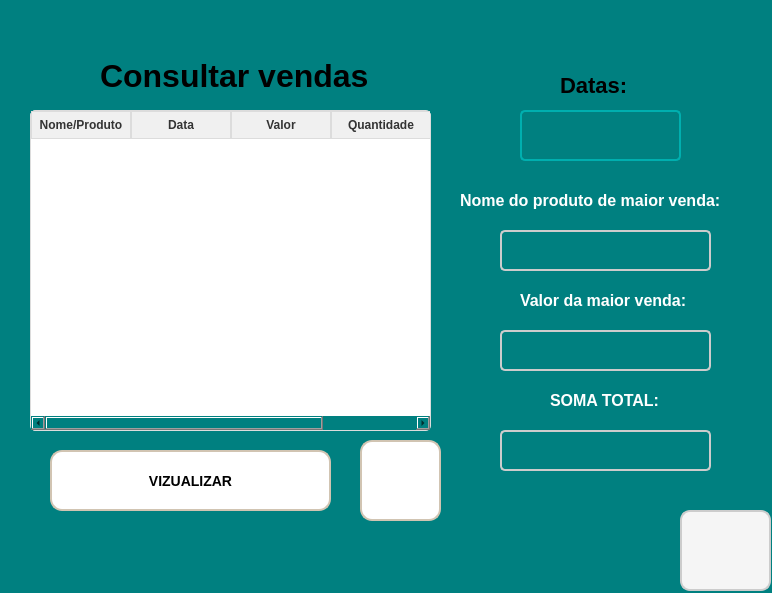
<?xml version="1.0" encoding="UTF-8"?>
<ui version="4.0">
 <class>Frm_VendasDiarias</class>
 <widget class="QWidget" name="Frm_VendasDiarias">
  <property name="geometry">
   <rect>
    <x>0</x>
    <y>0</y>
    <width>772</width>
    <height>593</height>
   </rect>
  </property>
  <property name="windowTitle">
   <string>Form</string>
  </property>
  <property name="styleSheet">
   <string notr="true">QWidget {
    background-color: #008080;
    border-radius: 8px;
}</string>
  </property>
  <widget class="QLabel" name="labe_Lucros">
   <property name="geometry">
    <rect>
     <x>100</x>
     <y>60</y>
     <width>281</width>
     <height>31</height>
    </rect>
   </property>
   <property name="styleSheet">
    <string notr="true">QLabel {
    font-size: 32px;
    color: #000000;
    font-weight: bold;
    text-shadow: 1px 1px 2px rgba(0, 0, 0, 0.4);
}
</string>
   </property>
   <property name="text">
    <string>Consultar vendas</string>
   </property>
  </widget>
  <widget class="QPushButton" name="btn_Visualizar">
   <property name="geometry">
    <rect>
     <x>50</x>
     <y>450</y>
     <width>281</width>
     <height>61</height>
    </rect>
   </property>
   <property name="styleSheet">
    <string notr="true">QPushButton {
    background-color: #ffffff;
    border: 2px solid #d1c4b2;
    border-radius: 12px;
    color: #000000;
    font-size: 14px;
    font-weight: bold;
    padding: 10px 16px;
    background-repeat: no-repeat;
    background-position: center;
    transition: all 0.3s ease;
}

QPushButton:hover {
    background-color: #f2ebe0;
    border-color: #c4b49e;
}

QPushButton:pressed {
    background-color: #e8dfcf; 
    border-color: #b39b8d; 
    padding-left: 12px; 
    padding-top: 4px;
}</string>
   </property>
   <property name="text">
    <string>VIZUALIZAR</string>
   </property>
  </widget>
  <widget class="QPushButton" name="btn_voltar">
   <property name="geometry">
    <rect>
     <x>680</x>
     <y>510</y>
     <width>91</width>
     <height>81</height>
    </rect>
   </property>
   <property name="styleSheet">
    <string notr="true">QPushButton{
    background-color: #f5f5f5; 
    border: 2px solid #cccccc;
    border-radius: 10px; 
    padding: 10px; 
    color: #333333; 
    font-size: 14px; 
	background-image:url(:/icon_volt/retornar.png);
    background-repeat: no-repeat; 
    background-position: center;
	transition: all 0.3s ease;
}
QPushButton:hover{
    background-color: #e0e0e0; 
    border-color: #aaaaaa;
	transform: scale(1.05); 
}
QPushButton:pressed{
	background-color: #d6d6d6;
	border-color: #888888;
	transform: scale(0.95);
}</string>
   </property>
   <property name="text">
    <string/>
   </property>
  </widget>
  <widget class="QComboBox" name="comboBox">
   <property name="geometry">
    <rect>
     <x>520</x>
     <y>110</y>
     <width>161</width>
     <height>51</height>
    </rect>
   </property>
   <property name="styleSheet">
    <string notr="true">QComboBox {
    background-color: #008080;
    color: #FFFFFF;
    border: 2px solid #00AFAF;
    border-radius: 5px;
    padding: 5px;
    font-size: 14px;
}

QComboBox:hover {
    border: 2px solid #00D7D7;
}

QComboBox::drop-down {
    border: none;
    background: transparent;
}

QComboBox::down-arrow {
    image: url(imagens/seta-baixo.png);
    width: 12px;
    height: 12px;
}

QComboBox QAbstractItemView {
    background-color: #007070;
    border: 1px solid #00AFAF;
    selection-background-color: #00D7D7;
    selection-color: #FFFFFF;
}

/* Barra de rolagem */
QScrollBar:vertical {
    border: none;
    background: #005F5F;
    width: 8px;
    margin: 2px 2px 2px 2px;
    border-radius: 4px;
}

QScrollBar::handle:vertical {
    background: #00AFAF;
    min-height: 20px;
    border-radius: 4px;
}

QScrollBar::handle:vertical:hover {
    background: #00D7D7;
}

QScrollBar::sub-line:vertical,
QScrollBar::add-line:vertical {
    background: none;
    height: 0px;
}</string>
   </property>
  </widget>
  <widget class="QLabel" name="labe_Lucros_2">
   <property name="geometry">
    <rect>
     <x>560</x>
     <y>70</y>
     <width>71</width>
     <height>31</height>
    </rect>
   </property>
   <property name="styleSheet">
    <string notr="true">QLabel {
    font-size: 22px;
    color: #000000;
    font-weight: bold;
    text-shadow: 1px 1px 2px rgba(0, 0, 0, 0.4);
}
</string>
   </property>
   <property name="text">
    <string>Datas:</string>
   </property>
  </widget>
  <widget class="QTableWidget" name="tableWidget">
   <property name="geometry">
    <rect>
     <x>30</x>
     <y>110</y>
     <width>401</width>
     <height>321</height>
    </rect>
   </property>
   <property name="styleSheet">
    <string notr="true">QTableWidget, QTableView {
    border: 1px solid #dcdcdc; 
    border-radius: 5px; 
    gridline-color: #dcdcdc; 
    background-color: #ffffff; 
    font-size: 14px; 
    color: #333333; 
}

QHeaderView::section {
    background-color: #f0f0f0; 
    color: #333333;
    font-weight: bold; 
    border: 1px solid #dcdcdc; 
    padding: 4px; 
}

QTableWidget::item:selected, QTableView::item:selected {
    background-color: #b3d9ff; 
    color: #000000;
}

QTableCornerButton::section {
    background-color: #f0f0f0; 
    border: 1px solid #dcdcdc;
}

QScrollBar:vertical {
    background: #f0f0f0;
    width: 12px; 
    margin: 2px 0 2px 0; 
    border: none; 
}

QScrollBar::handle:vertical {
    background: #b0bec5; 
    min-height: 20px; 
    border-radius: 6px; 
}

QScrollBar::handle:vertical:hover {
    background: #90a4ae; 
}

QScrollBar::add-line:vertical, QScrollBar::sub-line:vertical {
    background: none; 
    height: 0px; 
}

QScrollBar::add-page:vertical, QScrollBar::sub-page:vertical {
    background: none; 
}

QScrollBar:horizontal {
    background: #f0f0f0; 
    height: 12px; 
    margin: 0 2px 0 2px; 
    border: none;
}

QScrollBar::handle:horizontal {
    background: #b0bec5;
    min-width: 20px; 
    border-radius: 6px;
}

QScrollBar::handle:horizontal:hover {
    background: #90a4ae; 
}

QScrollBar::add-line:horizontal, QScrollBar::sub-line:horizontal {
    background: none;
    width: 0px;
}

QScrollBar::add-page:horizontal, QScrollBar::sub-page:horizontal {
    background: none;
}
</string>
   </property>
   <column>
    <property name="text">
     <string>Nome/Produto</string>
    </property>
   </column>
   <column>
    <property name="text">
     <string>Data</string>
    </property>
   </column>
   <column>
    <property name="text">
     <string>Valor</string>
    </property>
   </column>
   <column>
    <property name="text">
     <string>Quantidade</string>
    </property>
   </column>
  </widget>
  <widget class="QPushButton" name="btn_consul">
   <property name="geometry">
    <rect>
     <x>360</x>
     <y>440</y>
     <width>81</width>
     <height>81</height>
    </rect>
   </property>
   <property name="styleSheet">
    <string notr="true">QPushButton {
    background-color: #ffffff; 
    border: 2px solid #d1c4b2; 
    border-radius: 12px; 
    color: #5a5a5a;
    font-size: 14px;
    font-weight: bold;
    padding: 10px 16px; 
    background-image:url(:/icon_consultar/consultar.png);
    background-repeat: no-repeat;
    background-position: center;
    transition: all 0.3s ease;
}

QPushButton:hover {
    background-color: #f2ebe0;
    border-color: #c4b49e;
}

QPushButton:pressed {
    background-color: #e8dfcf;
    border-color: #b39b8d;
    padding-left: 12px;
    padding-top: 4px;
}</string>
   </property>
   <property name="text">
    <string/>
   </property>
  </widget>
  <widget class="QLineEdit" name="txt_nome">
   <property name="enabled">
    <bool>false</bool>
   </property>
   <property name="geometry">
    <rect>
     <x>500</x>
     <y>230</y>
     <width>211</width>
     <height>41</height>
    </rect>
   </property>
   <property name="styleSheet">
    <string notr="true">QLineEdit {
    border: 2px solid #cccccc;
	color: #000000;
    border-radius: 5px; 
    padding: 6px; 
    font-size: 14px; 
    background-color: ;
    transition: all 0.3s ease;
}

QLineEdit:hover {
    border: 2px solid #3f51b5; 
    background-color: #f5f5f5; 
}
</string>
   </property>
   <property name="text">
    <string/>
   </property>
  </widget>
  <widget class="QLabel" name="lbl_nome">
   <property name="geometry">
    <rect>
     <x>460</x>
     <y>190</y>
     <width>281</width>
     <height>21</height>
    </rect>
   </property>
   <property name="styleSheet">
    <string notr="true">QLabel {
    font-size: 16px;
    color: #FFFFFF;
    font-weight: bold;
    text-shadow: 1px 1px 2px rgba(0, 0, 0, 0.4);
}
</string>
   </property>
   <property name="text">
    <string>Nome do produto de maior venda:</string>
   </property>
  </widget>
  <widget class="QLineEdit" name="txt_nome_2">
   <property name="enabled">
    <bool>false</bool>
   </property>
   <property name="geometry">
    <rect>
     <x>500</x>
     <y>330</y>
     <width>211</width>
     <height>41</height>
    </rect>
   </property>
   <property name="styleSheet">
    <string notr="true">QLineEdit {
    border: 2px solid #cccccc;
	color: #000000;
    border-radius: 5px; 
    padding: 6px; 
    font-size: 14px; 
    background-color: ;
    transition: all 0.3s ease;
}

QLineEdit:hover {
    border: 2px solid #3f51b5; 
    background-color: #f5f5f5; 
}
</string>
   </property>
   <property name="text">
    <string/>
   </property>
  </widget>
  <widget class="QLabel" name="lbl_nome_2">
   <property name="geometry">
    <rect>
     <x>520</x>
     <y>290</y>
     <width>181</width>
     <height>21</height>
    </rect>
   </property>
   <property name="styleSheet">
    <string notr="true">QLabel {
    font-size: 16px;
    color: #FFFFFF;
    font-weight: bold;
    text-shadow: 1px 1px 2px rgba(0, 0, 0, 0.4);
}
</string>
   </property>
   <property name="text">
    <string>Valor da maior venda:</string>
   </property>
  </widget>
  <widget class="QLineEdit" name="txt_nome_3">
   <property name="enabled">
    <bool>false</bool>
   </property>
   <property name="geometry">
    <rect>
     <x>500</x>
     <y>430</y>
     <width>211</width>
     <height>41</height>
    </rect>
   </property>
   <property name="styleSheet">
    <string notr="true">QLineEdit {
    border: 2px solid #cccccc;
	color: #000000;
    border-radius: 5px; 
    padding: 6px; 
    font-size: 14px; 
    background-color: ;
    transition: all 0.3s ease;
}

QLineEdit:hover {
    border: 2px solid #3f51b5; 
    background-color: #f5f5f5; 
}
</string>
   </property>
   <property name="text">
    <string/>
   </property>
  </widget>
  <widget class="QLabel" name="lbl_nome_3">
   <property name="geometry">
    <rect>
     <x>550</x>
     <y>390</y>
     <width>121</width>
     <height>21</height>
    </rect>
   </property>
   <property name="styleSheet">
    <string notr="true">QLabel {
    font-size: 16px;
    color: #FFFFFF;
    font-weight: bold;
    text-shadow: 1px 1px 2px rgba(0, 0, 0, 0.4);
}
</string>
   </property>
   <property name="text">
    <string>SOMA TOTAL:</string>
   </property>
  </widget>
 </widget>
 <resources>
  <include location="icon_excluir_banco.qrc"/>
  <include location="icon_consultarVendas.qrc"/>
  <include location="icon_voltar_banco.qrc"/>
 </resources>
 <connections/>
</ui>
